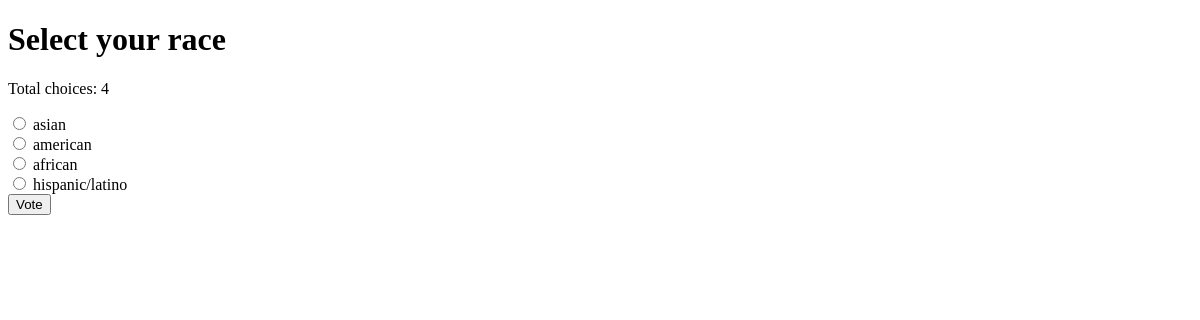
The page /polls/15/ on the database as committed earlier.
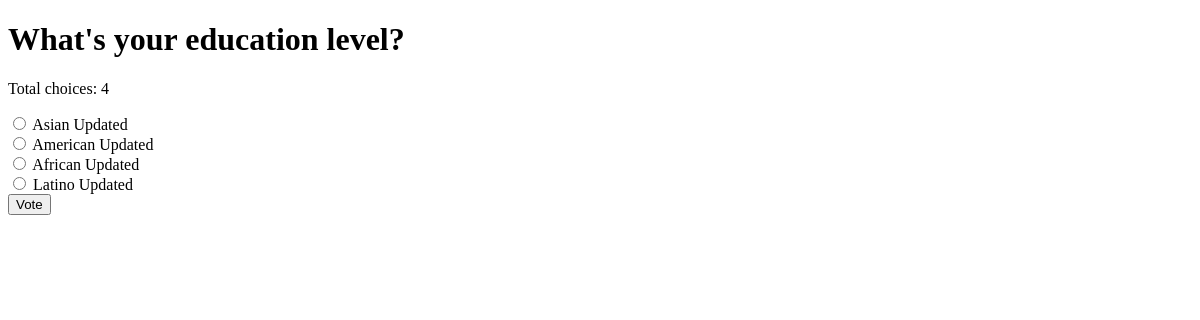
The same page on the database as committed later.
### polls/models.py (models this page shows, shortened)
class Poll(models.Model):
    question = models.CharField(max_length=220)
    created_by= models.ForeignKey(User, on_delete=models.CASCADE)
    creted_at = models.DateTimeField( auto_now_add=True)

class Choice(models.Model):
    poll = models.ForeignKey(Poll, on_delete=models.CASCADE,  related_name='choices')
    text = models.TextField(max_length=220)
    vote = models.IntegerField(default=0)

### polls/views.py (the view)
# urls.py: path('<int:poll_id>/' , views.poll_detail, name = 'poll_detail'),
def poll_detail(request, poll_id):
    poll= get_object_or_404(Poll, id  = poll_id)
    return render(request, 'polls/poll_detail.html', {'poll': poll})

### polls/templates/polls/poll_detail.html (shortened to what this page needs)
<!DOCTYPE html>
<html lang="en">
<head>
</head>
<body>
    <h1>{{poll.question}}</h1>
    <form method = 'POST'>
        <p>Total choices: {{ poll.choices.count }}</p>
        {% for choice in poll.choices.all %}
        <label>
                    <input type="radio" name="choice" value="{{ choice.id }}">
                    {{ choice.text }}
        </label> <br>
        {% endfor %}
        <button type="submit">Vote</button>
    </form>
</body>
</html>

Rows that differ between the two databases and show on the page:
changed Poll: question "Select your race" → "What's your education level?"
changed Choice: choice "☐ asian" → "☐ Asian Updated"; text "asian" → "Asian Updated"
changed Choice: choice "☐ american" → "☐ American Updated"; text "american" → "American Updated"
changed Choice: choice "☐ african" → "☐ African Updated"; text "african" → "African Updated"
changed Choice: choice "☐ hispanic/latino" → "☐ Latino Updated"; text "hispanic/latino" → "Latino Updated"
